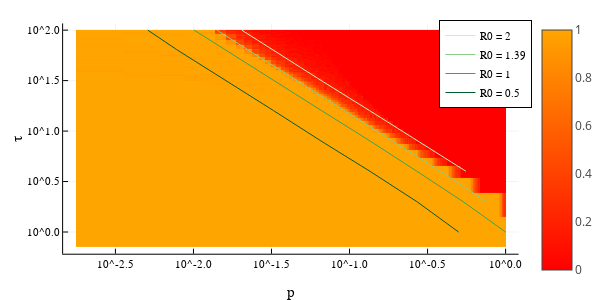

Notebook source saved alongside this figure:
### Code cell
plotlyjs()

heatmap(newpaxis,
        τaxis,
        newgrid,
        # title="Phase Diagram",
        xguide="p", yguide="τ",
        c=cgrad([:red, :orange]),
        transpose = true,
        size=(600, 300),
        xaxis=:log, yaxis=:log)

# Add the iso-R0 lines inset on the heatmap.
# We set the (optional) position relative to bottom-right of the 1st subplot.
# The call is `bbox(x, y, width, height, origin...)`, where numbers are treated as
# "percent of parent".
mypalette = palette(:Greens_8, 4:8)
plot!([pdat_r0_2, pdat_r0_1pt39, pdat_r0_1, pdat_r0_0pt5],
    [τdat_r0_2, τdat_r0_1pt39, τdat_r0_1, τdat_r0_0pt5],
    bg_inside = nothing,
    legend = true,
    label = ["R0 = 2" "R0 = 1.39" "R0 = 1" "R0 = 0.5"],
    xaxis=:log, yaxis=:log,
    background_color_outside = nothing,
    palette = mypalette
)

### Figure 1 — Plotly figure (JSON) as saved in the notebook; plotly's stock layout.template omitted (floating-point values rounded to 4 significant figures; data arrays with more than 128 entries replaced by an {"elided": "..."} marker saying what was removed)
{"data": [{"colorbar": {"title": ""}, "colorscale": [[0, "rgba(255, 0, 0, 1.000)"], [1, "rgba(255, 165, 0, 1.000)"]], "hoverinfo": "none", "name": "y1", "showlegend": false, "showscale": true, "type": "heatmap", "x": {"elided": "401 float values"}, "xaxis": "x1", "y": [0.7071, 1.414, 2.449, 3.464, 4.472, 5.477, 6.481, 7.483, 8.485, 9.487, 10.49, 11.49, 12.49, 13.49, 14.49, 15.49, 16.49, 17.49, 18.49, 19.49, 20.49, 21.49, 22.49, 23.49, 24.49, 25.5, 26.5, 27.5, 28.5, 29.5, 30.5, 31.5, 32.5, 33.5, 34.5, 35.5, 36.5, 37.5, 38.5, 39.5, 40.5, 41.5, 42.5, 43.5, 44.5, 45.5, 46.5, 47.5, 48.5, 49.5, 50.5, 51.5, 52.5, 53.5, 54.5, 55.5, 56.5, 57.5, 58.5, 59.5, 60.5, 61.5, 62.5, 63.5, 64.5, 65.5, 66.5, 67.5, 68.5, 69.5, 70.5, 71.5, 72.5, 73.5, 74.5, 75.5, 76.5, 77.5, 78.5, 79.5, 80.5, 81.5, 82.5, 83.5, 84.5, 85.5, 86.5, 87.5, 88.5, 89.5, 90.5, 91.5, 92.5, 93.5, 94.5, 95.5, 96.5, 97.5, 98.5, 99.5, 100.5], "yaxis": "y1", "z": {"elided": "100x400 float values"}, "zmax": 1, "zmin": 0}, {"colorbar": {"title": ""}, "legendgroup": "R0 = 2", "line": {"color": "rgba(206, 236, 200, 1.000)", "dash": "solid", "shape": "linear", "width": 1}, "mode": "lines", "name": "R0 = 2", "showlegend": true, "type": "scatter", "x": [0.557, 0.275, 0.134, 0.0652, 0.03225, 0.0204], "xaxis": "x1", "y": [4, 8, 16, 32, 64, 100], "yaxis": "y1", "zmax": 1, "zmin": 0}, {"colorbar": {"title": ""}, "legendgroup": "R0 = 1.39", "line": {"color": "rgba(138, 207, 137, 1.000)", "dash": "solid", "shape": "linear", "width": 1}, "mode": "lines", "name": "R0 = 1.39", "showlegend": true, "type": "scatter", "x": [0.75, 0.381, 0.1875, 0.092, 0.04525, 0.02247, 0.01412], "xaxis": "x1", "y": [2, 4, 8, 16, 32, 64, 100], "yaxis": "y1", "zmax": 1, "zmin": 0}, {"colorbar": {"title": ""}, "legendgroup": "R0 = 1", "line": {"color": "rgba(58, 163, 87, 1.000)", "dash": "solid", "shape": "linear", "width": 1}, "mode": "lines", "name": "R0 = 1", "showlegend": true, "type": "scatter", "x": [1, 0.534, 0.27, 0.135, 0.066, 0.03225, 0.01585, 0.0101], "xaxis": "x1", "y": [1, 2, 4, 8, 16, 32, 64, 100], "yaxis": "y1", "zmax": 1, "zmin": 0}, {"colorbar": {"title": ""}, "legendgroup": "R0 = 0.5", "line": {"color": "rgba(0, 90, 50, 1.000)", "dash": "solid", "shape": "linear", "width": 1}, "mode": "lines", "name": "R0 = 0.5", "showlegend": true, "type": "scatter", "x": [0.5, 0.27, 0.135, 0.0655, 0.0325, 0.01585, 0.007825, 0.0051], "xaxis": "x1", "y": [1, 2, 4, 8, 16, 32, 64, 100], "yaxis": "y1", "zmax": 1, "zmin": 0}], "layout": {"annotations": [], "height": 300, "legend": {"bgcolor": "rgba(255, 255, 255, 1.000)", "bordercolor": "rgba(0, 0, 0, 1.000)", "borderwidth": 1, "font": {"color": "rgba(0, 0, 0, 1.000)", "family": "sans-serif", "size": 11}, "tracegroupgap": 0, "traceorder": "normal", "x": 1.02, "xanchor": "auto", "y": 1, "yanchor": "auto"}, "margin": {"b": 20, "l": 0, "r": 0, "t": 20}, "paper_bgcolor": "rgba(0, 0, 0, 0.000)", "plot_bgcolor": "rgba(0, 0, 0, 0.000)", "showlegend": true, "width": 600, "xaxis": {"anchor": "y1", "domain": [0.1209, 0.9934], "gridcolor": "rgba(0, 0, 0, 0.100)", "gridwidth": 0.5, "linecolor": "rgba(0, 0, 0, 1.000)", "mirror": false, "range": [-2.835, 0.08314], "showgrid": true, "showline": true, "showticklabels": true, "tickangle": 0, "tickcolor": "rgb(0, 0, 0)", "tickfont": {"color": "rgba(0, 0, 0, 1.000)", "family": "sans-serif", "size": 11}, "tickmode": "array", "ticks": "inside", "ticktext": ["10^-2.5", "10^-2.0", "10^-1.5", "10^-1.0", "10^-0.5", "10^0.0"], "tickvals": [0.003162, 0.01, 0.03162, 0.1, 0.3162, 1], "title": "p", "titlefont": {"color": "rgba(0, 0, 0, 1.000)", "family": "sans-serif", "size": 15}, "type": "log", "visible": true, "zeroline": false, "zerolinecolor": "rgba(0, 0, 0, 1.000)"}, "yaxis": {"anchor": "x1", "domain": [0.1011, 0.9869], "gridcolor": "rgba(0, 0, 0, 0.100)", "gridwidth": 0.5, "linecolor": "rgba(0, 0, 0, 1.000)", "mirror": false, "range": [-0.2151, 2.067], "showgrid": true, "showline": true, "showticklabels": true, "tickangle": 0, "tickcolor": "rgb(0, 0, 0)", "tickfont": {"color": "rgba(0, 0, 0, 1.000)", "family": "sans-serif", "size": 11}, "tickmode": "array", "ticks": "inside", "ticktext": ["10^0.0", "10^0.5", "10^1.0", "10^1.5", "10^2.0"], "tickvals": [1, 3.162, 10, 31.62, 100], "title": "τ", "titlefont": {"color": "rgba(0, 0, 0, 1.000)", "family": "sans-serif", "size": 15}, "type": "log", "visible": true, "zeroline": false, "zerolinecolor": "rgba(0, 0, 0, 1.000)"}}}
